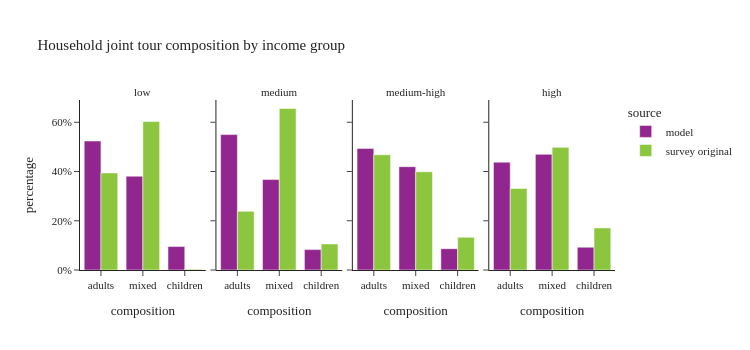

The notebook cell this image was saved under:
### Code cell
plot_joint_tour_segment(joint_tour_data, 'income_group', "Household joint tour composition by income group")

### Figure 1 — Plotly figure (JSON) as saved in the notebook; plotly's stock layout.template omitted (floating-point values rounded to 4 significant figures)
{"data": [{"alignmentgroup": "True", "customdata": [[8334], [6059], [1515]], "hovertemplate": "source=model<br>income_group=low<br>composition=%{x}<br>percentage=%{y}<br>sample_size=%{customdata[0]}<extra></extra>", "legendgroup": "model", "marker": {"color": "#91268F", "pattern": {"shape": ""}}, "name": "model", "offsetgroup": "model", "orientation": "v", "showlegend": true, "textposition": "auto", "type": "bar", "x": ["adults", "mixed", "children"], "xaxis": "x", "y": [0.5239, 0.3809, 0.09524], "yaxis": "y"}, {"alignmentgroup": "True", "customdata": [[13557], [9054], [2045]], "hovertemplate": "source=model<br>income_group=medium<br>composition=%{x}<br>percentage=%{y}<br>sample_size=%{customdata[0]}<extra></extra>", "legendgroup": "model", "marker": {"color": "#91268F", "pattern": {"shape": ""}}, "name": "model", "offsetgroup": "model", "orientation": "v", "showlegend": false, "textposition": "auto", "type": "bar", "x": ["adults", "mixed", "children"], "xaxis": "x2", "y": [0.5498, 0.3672, 0.08294], "yaxis": "y2"}, {"alignmentgroup": "True", "customdata": [[15170], [12892], [2659]], "hovertemplate": "source=model<br>income_group=medium-high<br>composition=%{x}<br>percentage=%{y}<br>sample_size=%{customdata[0]}<extra></extra>", "legendgroup": "model", "marker": {"color": "#91268F", "pattern": {"shape": ""}}, "name": "model", "offsetgroup": "model", "orientation": "v", "showlegend": false, "textposition": "auto", "type": "bar", "x": ["adults", "mixed", "children"], "xaxis": "x3", "y": [0.4938, 0.4196, 0.08655], "yaxis": "y3"}, {"alignmentgroup": "True", "customdata": [[15132], [16234], [3196]], "hovertemplate": "source=model<br>income_group=high<br>composition=%{x}<br>percentage=%{y}<br>sample_size=%{customdata[0]}<extra></extra>", "legendgroup": "model", "marker": {"color": "#91268F", "pattern": {"shape": ""}}, "name": "model", "offsetgroup": "model", "orientation": "v", "showlegend": false, "textposition": "auto", "type": "bar", "x": ["adults", "mixed", "children"], "xaxis": "x4", "y": [0.4378, 0.4697, 0.09247], "yaxis": "y4"}, {"alignmentgroup": "True", "customdata": [[34], [32], [3]], "hovertemplate": "source=survey original<br>income_group=low<br>composition=%{x}<br>percentage=%{y}<br>sample_size=%{customdata[0]}<extra></extra>", "legendgroup": "survey original", "marker": {"color": "#8CC63E", "pattern": {"shape": ""}}, "name": "survey original", "offsetgroup": "survey original", "orientation": "v", "showlegend": true, "textposition": "auto", "type": "bar", "x": ["adults", "mixed", "children"], "xaxis": "x", "y": [0.3942, 0.6029, 0.00289], "yaxis": "y"}, {"alignmentgroup": "True", "customdata": [[67], [52], [13]], "hovertemplate": "source=survey original<br>income_group=medium<br>composition=%{x}<br>percentage=%{y}<br>sample_size=%{customdata[0]}<extra></extra>", "legendgroup": "survey original", "marker": {"color": "#8CC63E", "pattern": {"shape": ""}}, "name": "survey original", "offsetgroup": "survey original", "orientation": "v", "showlegend": false, "textposition": "auto", "type": "bar", "x": ["adults", "mixed", "children"], "xaxis": "x2", "y": [0.2383, 0.6559, 0.1058], "yaxis": "y2"}, {"alignmentgroup": "True", "customdata": [[141], [89], [19]], "hovertemplate": "source=survey original<br>income_group=medium-high<br>composition=%{x}<br>percentage=%{y}<br>sample_size=%{customdata[0]}<extra></extra>", "legendgroup": "survey original", "marker": {"color": "#8CC63E", "pattern": {"shape": ""}}, "name": "survey original", "offsetgroup": "survey original", "orientation": "v", "showlegend": false, "textposition": "auto", "type": "bar", "x": ["adults", "mixed", "children"], "xaxis": "x3", "y": [0.4681, 0.3991, 0.1328], "yaxis": "y3"}, {"alignmentgroup": "True", "customdata": [[83], [57], [26]], "hovertemplate": "source=survey original<br>income_group=high<br>composition=%{x}<br>percentage=%{y}<br>sample_size=%{customdata[0]}<extra></extra>", "legendgroup": "survey original", "marker": {"color": "#8CC63E", "pattern": {"shape": ""}}, "name": "survey original", "offsetgroup": "survey original", "orientation": "v", "showlegend": false, "textposition": "auto", "type": "bar", "x": ["adults", "mixed", "children"], "xaxis": "x4", "y": [0.331, 0.498, 0.171], "yaxis": "y4"}], "layout": {"annotations": [{"font": {}, "showarrow": false, "text": "low", "x": 0.1175, "xanchor": "center", "xref": "paper", "y": 1.0, "yanchor": "bottom", "yref": "paper"}, {"font": {}, "showarrow": false, "text": "medium", "x": 0.3725, "xanchor": "center", "xref": "paper", "y": 1.0, "yanchor": "bottom", "yref": "paper"}, {"font": {}, "showarrow": false, "text": "medium-high", "x": 0.6275, "xanchor": "center", "xref": "paper", "y": 1.0, "yanchor": "bottom", "yref": "paper"}, {"font": {}, "showarrow": false, "text": "high", "x": 0.8825, "xanchor": "center", "xref": "paper", "y": 1.0, "yanchor": "bottom", "yref": "paper"}], "barmode": "group", "height": 350, "legend": {"title": {"text": "source"}, "tracegroupgap": 0}, "title": {"text": "Household joint tour composition by income group"}, "width": 750, "xaxis": {"anchor": "y", "domain": [0.0, 0.235], "title": {"text": "composition"}}, "xaxis2": {"anchor": "y2", "domain": [0.255, 0.49], "matches": "x", "title": {"text": "composition"}}, "xaxis3": {"anchor": "y3", "domain": [0.51, 0.745], "matches": "x", "title": {"text": "composition"}}, "xaxis4": {"anchor": "y4", "domain": [0.765, 1.0], "matches": "x", "title": {"text": "composition"}}, "yaxis": {"anchor": "x", "domain": [0.0, 1.0], "tickformat": ".0%", "title": {"text": "percentage"}}, "yaxis2": {"anchor": "x2", "domain": [0.0, 1.0], "matches": "y", "showticklabels": false, "tickformat": ".0%"}, "yaxis3": {"anchor": "x3", "domain": [0.0, 1.0], "matches": "y", "showticklabels": false, "tickformat": ".0%"}, "yaxis4": {"anchor": "x4", "domain": [0.0, 1.0], "matches": "y", "showticklabels": false, "tickformat": ".0%"}}}
